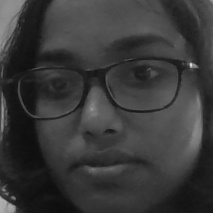
#> input picture test_image/face4.jpg, 213 x 213 px, given in place of the camera
$ jupyter execute --allow-errors 'Face Recognition Attendance System.ipynb'   (text cells are left out)
#> lines starting #> are read from the running program, lines starting #| are printed output that depends on the picture; after the words box and inside, x2 and y2 are one past the last pixel; in counts of white or black regions, pixels touching at a corner belong together
[cell 1]
from pathlib import Path
from skimage.io import imread
from skimage.transform import resize
from sklearn.utils import Bunch
import math

import matplotlib.pyplot as plt

from sklearn import datasets
import cv2 as cv2


import pandas as pd
import datetime
import time
import csv
import numpy as np

from sklearn.model_selection import train_test_split

import os
from PIL import Image
import sys


from sklearn.linear_model import LogisticRegression
from sklearn.neighbors import KNeighborsClassifier
from sklearn.metrics import confusion_matrix
from sklearn import metrics

[cell 2]
def load_image_files(container_path, dimension=(70,70)):
    image_dir=Path(container_path)
    folders=[]
    for directory in image_dir.iterdir():
            if directory.is_dir():
                folders.append(directory);
    #print(folders)
    categories=[]
    for i in  folders:
        categories.append(i.name)
    #print(categories);

    '''A image classification dataset'''
    actual_x = []
    actual_y = []
    for i, direc in enumerate(folders):
        #print(i,direc);
        for file in direc.iterdir():
            cfile=str(file).replace('\\',"/")
            #print(cfile);
            img=cv2.imread(cfile)
            #print(img[1]);
            gray = cv2.cvtColor(img, cv2.COLOR_BGR2GRAY)
            #print(gray[1])
            img_resized = resize(gray, dimension, anti_aliasing=True, mode='reflect')
            #print(img_resized[1])
            actual_x.append(img_resized.flatten())
            #print(flat_data[0])
            actual_y.append(i)
    actual_x = np.array(actual_x)
    actual_y= np.array(actual_y)
    return Bunch(data=actual_x, target=actual_y,target_names=categories)

#> (a cell that did not finish here is left out)

#> (a cell that did not finish here is left out)

#> (a cell that did not finish here is left out)

[cell 6]
logreg = LogisticRegression()
#> (the rest of this cell did not finish here and is left out)

[cell 7]
knn = KNeighborsClassifier(n_neighbors=10)
#> (the rest of this cell did not finish here and is left out)

[cell 8]
faceCascade = cv2.CascadeClassifier('haarcascade_frontalface_default.xml')#xml file for face detection
video_capture = cv2.VideoCapture(0)#open a vedio
img_counter = 0 #count level
run=0
i=0
while True:
    # Capture frame-by-frame
    ret, frame = video_capture.read()#read a image from vedio
#> frame is the input picture: shape (213, 213, 3); min 13, max 219, mean 57.2
    gray = cv2.cvtColor(frame, cv2.COLOR_BGR2GRAY)#convert to gray scale
    faces = faceCascade.detectMultiScale(gray, 1.3, 5)#face size
#> faces = [[8, 22, 181, 181]]
    if len(faces)==0:
        continue

    for (x,y,w,h) in faces:
        cv2.rectangle(frame,(x,y),(x+w,y+h),(255,0,0),2)#show face position in a frame
        roi_gray = gray[y:y+h, x:x+w]#gray scale crop
        roi_color = frame[y:y+h, x:x+w]#color image scale crop
#> this loop made 1 pass
#> pass 1, `roi_gray = gray[y:y+h, x:x+w]#gray scale crop`:
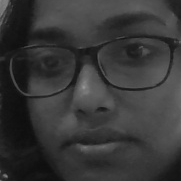
#> roi_gray: shape (181, 181); min 13, max 150, mean 55.3
#> pass 1, `roi_color = frame[y:y+h, x:x+w]#color image scale crop`:
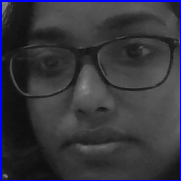
#> roi_color: shape (181, 181, 3); mean B, G, R 61.9, 53.5, 53.5
#> after the loop:
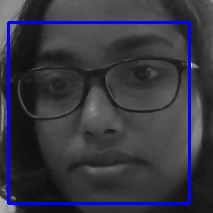
#> frame: shape (213, 213, 3); 4.78% of pixels changed, all inside (x1, y1, x2, y2) = (7, 21, 191, 205)
    k=cv2.waitKey(100)
#> (key Esc is pressed here)
    cv2.imshow('FaceDetection', frame)

    if img_counter == 5: #ESC Pressed
        break
    i+=1
    if i % 3 ==0:
        img_name = '.\\test_image\\face{}.jpg'.format(img_counter)
        cv2.imwrite(img_name, roi_gray)
        print(f"{img_name} written!")
        img_counter += 1
    if k == 113:
        break


# When everything is done, release the capture
video_capture.release()
cv2.destroyAllWindows()

$ run again, on test_image/face7.jpg
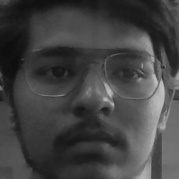
#> input picture test_image/face7.jpg, 179 x 179 px, given in place of the camera
#> frame is the input picture: shape (179, 179, 3); min 13, max 196, mean 66.8
#> faces = [[16, 16, 151, 151]]
#> the loop `for (x,y,w,h) in faces:` made 1 pass
#> pass 1, `roi_color = frame[y:y+h, x:x+w]#color image scale crop`:
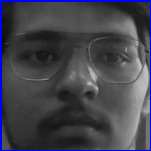
#> roi_color: shape (151, 151, 3); mean B, G, R 77.8, 67.8, 67.8
#> after the loop `for (x,y,w,h) in faces:`:
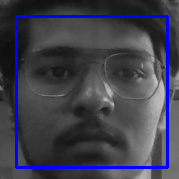
#> frame: shape (179, 179, 3); 5.64% of pixels changed, all inside (x1, y1, x2, y2) = (15, 15, 169, 169)
